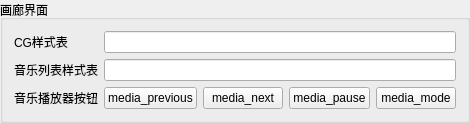
        <widget class="QGroupBox" name="groupBox_8">
         <property name="title">
          <string>画廊界面</string>
         </property>
         <layout class="QGridLayout" name="gridLayout_13">
          <item row="0" column="0">
           <widget class="QLabel" name="label_27">
            <property name="text">
             <string>CG样式表</string>
            </property>
           </widget>
          </item>
          <item row="0" column="1">
           <widget class="QLineEdit" name="galCgStyleSheetLine"/>
          </item>
          <item row="1" column="0">
           <widget class="QLabel" name="label_28">
            <property name="text">
             <string>音乐列表样式表</string>
            </property>
           </widget>
          </item>
          <item row="1" column="1">
           <widget class="QLineEdit" name="galMediaStyleSheetLine"/>
          </item>
          <item row="2" column="0">
           <widget class="QLabel" name="label_29">
            <property name="text">
             <string>音乐播放器按钮</string>
            </property>
           </widget>
          </item>
          <item row="2" column="1">
           <layout class="QHBoxLayout" name="horizontalLayout_7">
            <item>
             <widget class="QPushButton" name="galMediapreBtn">
              <property name="text">
               <string>media_previous</string>
              </property>
             </widget>
            </item>
            <item>
             <widget class="QPushButton" name="galMediaNextBtn">
              <property name="text">
               <string>media_next</string>
              </property>
             </widget>
            </item>
            <item>
             <widget class="QPushButton" name="galMediaPauseBtn">
              <property name="text">
               <string>media_pause</string>
              </property>
             </widget>
            </item>
            <item>
             <widget class="QPushButton" name="galMediaModeBtn">
              <property name="text">
               <string>media_mode</string>
              </property>
             </widget>
            </item>
           </layout>
          </item>
         </layout>
        </widget>
